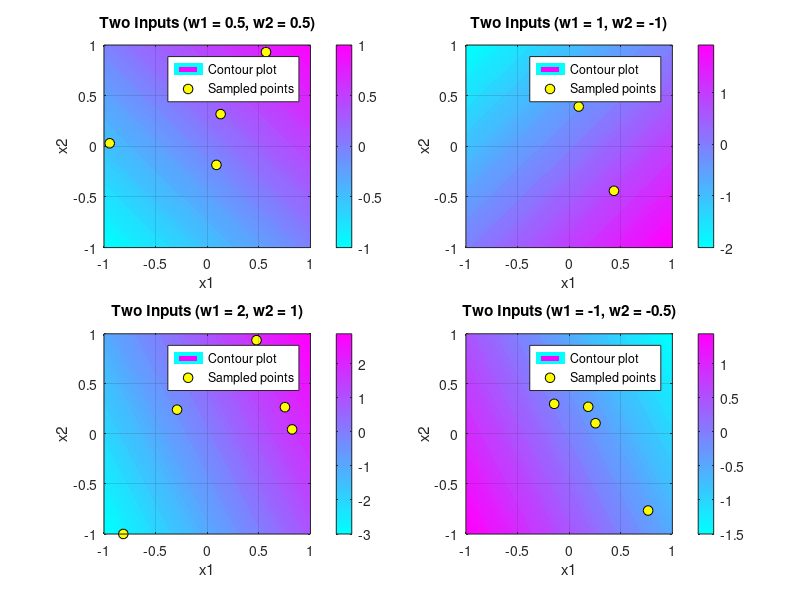

MATLAB code for this plot: (Note: this script raises an error after producing the figure.)
% Part 2: One neuron, two inputs
x1_values = linspace(-1, 1, 100);
x2_values = linspace(-1, 1, 100);
[x1_mesh, x2_mesh] = meshgrid(x1_values, x2_values);

weights_two_inputs = [0.5, 0.5; 1, -1; 2, 1; -1, -0.5];

clf;
for i = 1:size(weights_two_inputs, 1)
    w1 = weights_two_inputs(i, 1);
    w2 = weights_two_inputs(i, 2);
    y = x1_mesh * w1 + x2_mesh * w2;
    
    subplot(2, 2, i);
    contourf(x1_mesh, x2_mesh, y, 50, 'LineColor', 'none'); % Contour plot
    colormap cool; colorbar;
    hold on;
    
    % Sample random x1 and x2 values and plot
    sampled_x1 = -1 + 2 * rand(1, 5); % Random values in [-1, 1]
    sampled_x2 = -1 + 2 * rand(1, 5);
    sampled_y = sampled_x1 * w1 + sampled_x2 * w2; % Corresponding outputs
    scatter(sampled_x1, sampled_x2, 50, 'y', 'filled', 'MarkerEdgeColor', 'k');
    
    title(['Two Inputs (w1 = ' num2str(w1) ', w2 = ' num2str(w2) ')']);
    xlabel('x1');
    ylabel('x2');
    grid on;
    legend('Contour plot', 'Sampled points');
    hold off;
end
sgtitle('One Neuron, Two Inputs');
